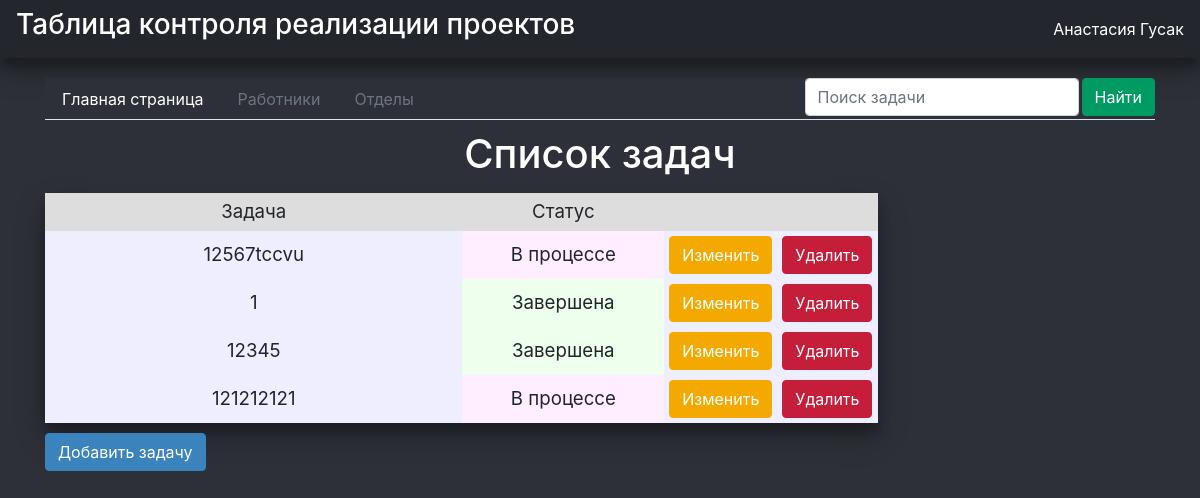
Screenshot of /show_tasks/1 (signed in) with the database file from the repository.
### users.py (models this page shows, shortened)
class User(SqlAlchemyBase, UserMixin):
    __tablename__ = 'users'
    id = sqlalchemy.Column(sqlalchemy.Integer,
                           primary_key=True, autoincrement=True)
    email = sqlalchemy.Column(sqlalchemy.String, unique=True)
    password = sqlalchemy.Column(sqlalchemy.VARCHAR)
    name = sqlalchemy.Column(sqlalchemy.String)
    surname = sqlalchemy.Column(sqlalchemy.String)
    midname = sqlalchemy.Column(sqlalchemy.String)
    name_lower = sqlalchemy.Column(sqlalchemy.String)
    department = sqlalchemy.Column(sqlalchemy.String)
    phone = sqlalchemy.Column(sqlalchemy.String)
    confirmed = sqlalchemy.Column(sqlalchemy.Boolean, default=False)
    admin = sqlalchemy.Column(sqlalchemy.Boolean, default=False)

### tasks.py (models this page shows)
class Task(SqlAlchemyBase, UserMixin):
    __tablename__ = 'tasks'
    id = sqlalchemy.Column(sqlalchemy.Integer,
                           primary_key=True, autoincrement=True)
    job_id = sqlalchemy.Column(sqlalchemy.Integer)
    name = sqlalchemy.Column(sqlalchemy.String)
    name_lower = sqlalchemy.Column(sqlalchemy.String)
    is_completed = sqlalchemy.Column(sqlalchemy.Boolean)

### main.py (the view, shortened to what this page needs)
@app.route('/show_tasks/<int:id>', methods=['GET', 'POST'])
@check_login
@check_confirmed
def show_tasks(id):
    form = Search()
    db_sess = db_session.create_session()
    tasks = db_sess.query(Task).filter(Task.job_id == id).all()
    job = db_sess.query(Job).filter(Job.id == id).first()
    team_leaders = list(map(int, job.team_leaders.split(', ')))
    collaborators = list(map(int, job.collaborators.split(', ')))
    return render_template("tasks.html", title='Задачи', form=form, job=job, tasks=tasks, team_leaders=team_leaders,
                           collaborators=collaborators)

### forms.py
class Search(FlaskForm):
    name = StringField()
    submit = SubmitField('Найти')

### data/db_session.py (called while the page is built)
def create_session() -> Session:
    global __factory
    return __factory()

### main.py (called while the page is built)
def check_login(func):
    @wraps(func)
    def decoration_function(*args, **kwargs):
        if not current_user.is_authenticated:
            return redirect('/login')
        return func(*args, **kwargs)
    return decoration_function

def check_confirmed(func):
    @wraps(func)
    def decorated_function(*args, **kwargs):
        if current_user.confirmed is False:
            return redirect('/unconfirmed')
        return func(*args, **kwargs)
    return decorated_function

@login_manager.user_loader
def load_user(user_id):
    db_sess = db_session.create_session()
    return db_sess.query(User).get(user_id)

### templates/tasks.html (shortened to what this page needs)
{% extends "base.html" %}
{% block content %}
<ul class="nav nav-tabs" style="margin-top: 20px; position: sticky; top: 0; background-color: #2d3038;">
    <li class="nav-item">
        <a class="nav-link" href="/" style="color: #ffffff;">Главная страница</a>
    </li>
    <li class="nav-item">
        <a class="nav-link disabled" href="/show_users">Работники</a>
    </li>
    {% if current_user.admin %}
        <li class="nav-item">
            <a class="nav-link disabled" href="/departments">Отделы</a>
        </li>
    {% endif %}
    <li class="nav-item ml-auto">
        <form action="" method="post">
            <div class="block" style="float: right; margin-left: 3px;">
            {{ form.submit(type="submit", class="btn btn-success",
                style="background: #009a63; border-color: #009a63;") }}
            </div>
            <div class="block" style="float: right;">
            {{ form.name(class="form-control", type="search", placeholder="Поиск задачи") }}
            </div>
        </form>
    </li>
</ul>
<h1 align="center" style="margin-top: 10px; margin-bottom: 15px; color: #ffffff;">Список задач</h1>
<div class="table_container">
    <table class="my_table" width="75%" style="box-shadow: 0 14px 28px rgba(0,0,0,0.25), 0 10px 10px rgba(0,0,0,0.22);">
        <tr class="my_row">
            <td class="title" width="70%" style="background-color: #dddddd; text-align:
            center; font-size: 14pt; padding: 5px;">Задача</td>
            <td class="title" width="30%" style="background-color: #dddddd; text-align:
            center; font-size: 14pt; padding: 5px;">Статус</td>
            {% if current_user.id in team_leaders or current_user.id in collaborators or current_user.admin %}
            <td class="title" width="10%" style="background-color: #dddddd; padding: 5px;"></td>
            {% if current_user.id in team_leaders or current_user.admin %}
            <td class="title" width="10%" style="background-color: #dddddd; padding: 5px;"></td>
            {% endif %}
            {% endif %}
        </tr>
        {% for task in tasks %}
        <tr>
            <td class="title" style="background-color: #eeeeff; text-align:
            center; font-size: 14pt; padding: 5px;">{{ task.name }}</td>
            {% if task.is_completed %}
            <td class="ordinary" style="background-color: #eeffee; text-align: center;
            font-size: 14pt; padding: 5px;">Завершена</td>
            {% else %}
            <td class="ordinary" style="background-color: #ffeeff; text-align: center;
            font-size: 14pt; padding: 5px;">В процессе</td>
            {% endif %}
            {% if current_user.id in team_leaders or current_user.id in collaborators or current_user.admin %}
            <td class="title" style="background-color: #eeeeff; padding: 5px;">
                <a href="/edit_task/{{ task.id }}" class="btn btn-warning" style="color: white;
                background: #f4a900; border-color: #f4a900;">Изменить</a>
            </td>
            {% if current_user.id in team_leaders or current_user.admin %}
            <td class="title" style="background-color: #eeeeff; padding: 5px;">
                <a href="/del_task/{{ task.id }}" class="btn btn-danger" style="color: white;
                background: #c41e3a; border-color: #c41e3a;">Удалить</a>
            </td>
            {% endif %}
            {% endif %}
        </tr>
        {% endfor %}
    </table>
    {% if current_user.id in team_leaders or current_user.id in collaborators or current_user.admin %}
    <a href="/addtask/{{ job.id }}" class="btn btn-info" style="margin-top: 10px; margin-bottom: 10px;
    background: #3b83bd; border-color: #3b83bd;">Добавить задачу</a>
    {% endif %}
</div>
{% endblock %}

### templates/base.html (shortened to what this page needs)
<!DOCTYPE html>
<html lang="en">
<head>
    <link rel="stylesheet" href="https://stackpath.bootstrapcdn.com/bootstrap/4.4.1/css/bootstrap.min.css"
>
    <link rel="stylesheet" type="text/css" href="static/css/style.css" />
</head>
  <body style="background-color: #2d3038;">
    <header>
      <nav class="navbar navbar-dark" style="background-color: #24262d; box-shadow: 0 14px 28px rgba(0,0,0,0.25),
       0 10px 10px rgba(0,0,0,0.22);">
          <h3 style="color: #ffffff;">Таблица контроля реализации проектов</h3>
          {% if current_user.is_authenticated %}
          <a href="/profile" style="color: #ffffff;">{{ current_user.name }} {{ current_user.surname }}</a>
          {% else %}
            <p>
                <a class="btn btn-primary" href="/register">Зарегистрироваться</a>
                <a class="btn btn-success" href="/login">Войти</a>
            </p>
          {% endif %}
      </nav>
    </header>
    <main role="main" class="container">
        {% block content %}{% endblock %}
    </main>
  </body>
</html>

### rows the page displays
User: name "Анастасия", surname "Гусак"
Task: name "12567tccvu", is_completed "В процессе"
Task: name "1", is_completed "Завершена"
Task: name "12345", is_completed "Завершена"
Task: name "121212121", is_completed "В процессе"
